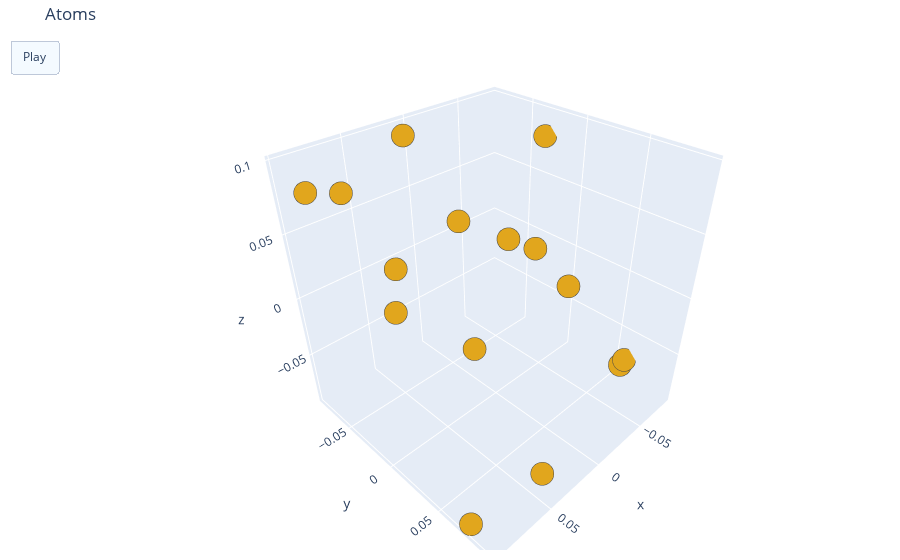
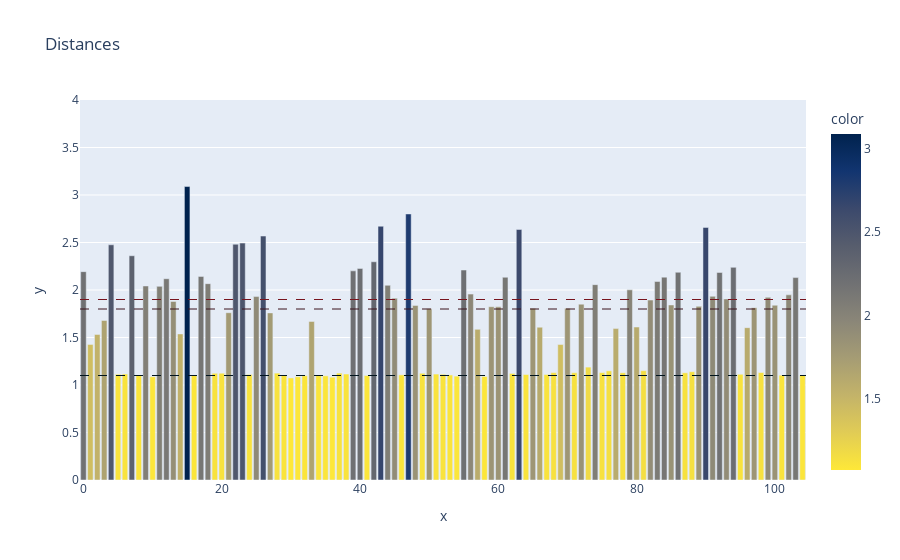

The notebook cell saved with these charts, in order:
### Code cell
from system import *
from random import random
from atom import *
from math import  e


ITERS = 50000
K =   .0000001 
T = 1
FRAMES = 15
ATOMS = 15


def monte_carlo(deltaU, K, T):
    acception_probability =e ** ((-deltaU)/(K*T))
    return bool(random() < acception_probability)
    

system = System(3)
system.generate_atoms(ATOMS,(-.1,.1))
system.add_frame()


for i in range(ITERS):
    
    if i % (ITERS//FRAMES) == 0:
        system.add_frame()

    old_energy = system.get_total_E()
    system.move_random_atom(Atom.generate_random_vector(axes=system.dimensions,
                                                        min_=-.05,
                                                        max_=.05))
        
    new_energy = system.get_total_E()
    
    if new_energy > old_energy:
        if not monte_carlo(new_energy-old_energy, K, T):
            system.restore_previous_stage()

# uselessiters = 0
# minenergy = float("inf")
# while uselessiters < 10000:
    

#     old_energy = system.get_total_E()
#     system.move_random_atom(Atom.generate_random_vector(axes=system.dimensions,
#                                                         min_=-.05,
#                                                         max_=.05))
        
#     new_energy = system.get_total_E()
#     if new_energy<minenergy:
#         minenergy=new_energy
#         uselessiters = 0
#     else:
#         uselessiters+=1
#     if new_energy > old_energy:
#         if not monte_carlo(new_energy-old_energy, K, T):
#             system.restore_previous_stage()



        


# Saving and visualizing
system.add_frame()
system.visualize()
system.get_distances_bar_plot()
system.write_cur_state_to_f(f"xyz/{ATOMS}atoms_{ITERS}iterations.xyz")

print("Atoms",ATOMS)
print("Iterations:",ITERS)
print(system)


#TODO
# [x] Fix visualize 
# [x] Distances bar chart
# [x] Use while loop instead for, concept with min_energy
# [x] Increase distance changing
# [x] Calculate model for many atoms - check crystal structure

### Figure 1 — Plotly figure (JSON) as saved in the notebook; plotly's stock layout.template omitted (floating-point values rounded to 4 significant figures)
{"data": [{"marker": {"color": "rgb(225,166,29)", "line": {"width": 80}}, "mode": "markers", "type": "scatter3d", "x": [0.01514, -0.08195, -0.00643, 0.06433, -0.06531, 0.04008, 0.02009, -0.07916, 0.09648, -0.08231, 0.05458, -0.007655, -0.06005, 0.08423, 0.0419], "y": [-0.07156, 0.05956, -0.03083, -0.07565, -0.05138, -0.06589, -0.0141, 0.0583, 0.07403, -0.03241, 0.09378, 0.02691, 0.01618, -0.08382, -0.05711], "z": [0.09677, -0.07605, -0.07387, 0.07086, -0.005874, -0.03177, 0.05734, -0.0803, -0.0903, 0.08076, -0.06203, 0.04293, -0.01657, 0.07511, 0.01163]}], "layout": {"margin": {"b": 10, "l": 10, "r": 10, "t": 40}, "title": {"text": "Atoms"}, "updatemenus": [{"buttons": [{"args": [null], "label": "Play", "method": "animate"}], "type": "buttons"}]}}

### Figure 2 — Plotly figure (JSON) as saved in the notebook; plotly's stock layout.template omitted (floating-point values rounded to 4 significant figures)
{"data": [{"alignmentgroup": "True", "hovertemplate": "x=%{x}<br>y=%{y}<br>color=%{marker.color}<extra></extra>", "legendgroup": "", "marker": {"color": [2.193, 1.427, 1.532, 1.68, 2.476, 1.113, 1.116, 2.361, 1.104, 2.042, 1.087, 2.038, 2.119, 1.879, 1.538, 3.089, 1.1, 2.143, 2.067, 1.123, 1.124, 1.761, 2.482, 2.494, 1.111, 1.931, 2.568, 1.759, 1.125, 1.105, 1.074, 1.087, 1.097, 1.669, 1.099, 1.096, 1.082, 1.125, 1.116, 2.201, 2.227, 1.1, 2.297, 2.671, 2.049, 1.913, 1.107, 2.801, 1.838, 1.123, 1.802, 1.115, 1.113, 1.106, 1.094, 2.21, 1.957, 1.586, 1.09, 1.824, 1.822, 2.134, 1.122, 2.637, 1.111, 1.807, 1.608, 1.111, 1.131, 1.426, 1.807, 1.129, 1.851, 1.188, 2.057, 1.13, 1.149, 1.594, 1.128, 2.002, 1.61, 1.151, 1.894, 2.09, 2.135, 1.842, 2.187, 1.128, 1.14, 1.828, 2.659, 1.933, 2.185, 1.906, 2.238, 1.113, 1.603, 1.814, 1.131, 1.923, 1.84, 1.103, 1.949, 2.131, 1.101], "coloraxis": "coloraxis", "pattern": {"shape": ""}}, "name": "", "offsetgroup": "", "orientation": "v", "showlegend": false, "textposition": "auto", "type": "bar", "x": [0, 1, 2, 3, 4, 5, 6, 7, 8, 9, 10, 11, 12, 13, 14, 15, 16, 17, 18, 19, 20, 21, 22, 23, 24, 25, 26, 27, 28, 29, 30, 31, 32, 33, 34, 35, 36, 37, 38, 39, 40, 41, 42, 43, 44, 45, 46, 47, 48, 49, 50, 51, 52, 53, 54, 55, 56, 57, 58, 59, 60, 61, 62, 63, 64, 65, 66, 67, 68, 69, 70, 71, 72, 73, 74, 75, 76, 77, 78, 79, 80, 81, 82, 83, 84, 85, 86, 87, 88, 89, 90, 91, 92, 93, 94, 95, 96, 97, 98, 99, 100, 101, 102, 103, 104], "xaxis": "x", "y": [2.193, 1.427, 1.532, 1.68, 2.476, 1.113, 1.116, 2.361, 1.104, 2.042, 1.087, 2.038, 2.119, 1.879, 1.538, 3.089, 1.1, 2.143, 2.067, 1.123, 1.124, 1.761, 2.482, 2.494, 1.111, 1.931, 2.568, 1.759, 1.125, 1.105, 1.074, 1.087, 1.097, 1.669, 1.099, 1.096, 1.082, 1.125, 1.116, 2.201, 2.227, 1.1, 2.297, 2.671, 2.049, 1.913, 1.107, 2.801, 1.838, 1.123, 1.802, 1.115, 1.113, 1.106, 1.094, 2.21, 1.957, 1.586, 1.09, 1.824, 1.822, 2.134, 1.122, 2.637, 1.111, 1.807, 1.608, 1.111, 1.131, 1.426, 1.807, 1.129, 1.851, 1.188, 2.057, 1.13, 1.149, 1.594, 1.128, 2.002, 1.61, 1.151, 1.894, 2.09, 2.135, 1.842, 2.187, 1.128, 1.14, 1.828, 2.659, 1.933, 2.185, 1.906, 2.238, 1.113, 1.603, 1.814, 1.131, 1.923, 1.84, 1.103, 1.949, 2.131, 1.101], "yaxis": "y"}], "layout": {"barmode": "relative", "coloraxis": {"colorbar": {"title": {"text": "color"}}, "colorscale": [[0, "#fee838"], [0.1111, "#e1cc55"], [0.2222, "#c3b369"], [0.3333, "#a59c74"], [0.4444, "#8a8678"], [0.5556, "#707173"], [0.6667, "#575d6d"], [0.7778, "#3b496c"], [0.8889, "#123570"], [1, "#00224e"]]}, "legend": {"tracegroupgap": 0}, "shapes": [{"line": {"color": "rgb(0,20,30)", "dash": "dash", "width": 1}, "type": "line", "x0": 0, "x1": 1, "xref": "x domain", "y0": 1.1, "y1": 1.1, "yref": "y"}, {"line": {"color": "rgb(60,20,30)", "dash": "dash", "width": 1}, "type": "line", "x0": 0, "x1": 1, "xref": "x domain", "y0": 1.8, "y1": 1.8, "yref": "y"}, {"line": {"color": "rgb(120,20,30)", "dash": "dash", "width": 1}, "type": "line", "x0": 0, "x1": 1, "xref": "x domain", "y0": 1.9, "y1": 1.9, "yref": "y"}], "title": {"text": "Distances"}, "xaxis": {"anchor": "y", "domain": [0, 1], "title": {"text": "x"}}, "yaxis": {"anchor": "x", "domain": [0, 1], "range": [0, 4], "title": {"text": "y"}}}}
